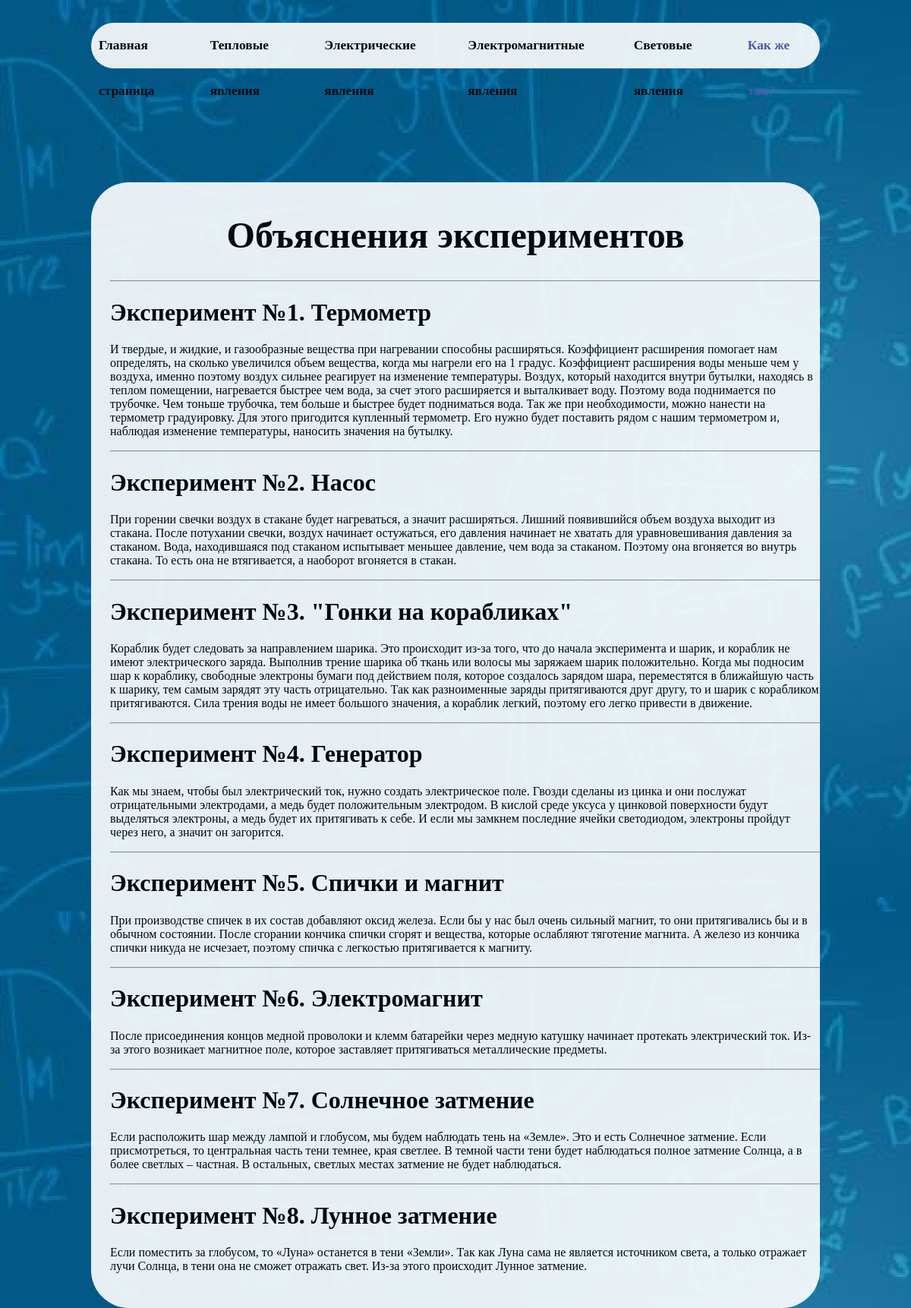
The page /how.php on the database its author committed.
### tables this page shows
CREATE TABLE IF NOT EXISTS `data` (
  `id` int NOT NULL AUTO_INCREMENT,
  `name` varchar(100) DEFAULT NULL,
  `video` varchar(512) DEFAULT NULL,
  `description` varchar(1222) DEFAULT NULL,
  `uses` varchar(512) DEFAULT NULL,
  `type` varchar(50) DEFAULT NULL,
  PRIMARY KEY (`id`)
);

### how.php (the view, shortened to what this page needs)
<!DOCTYPE html>
<html lang="en">
<head>
    <link rel="stylesheet" href="styles/styles.css">
</head>
<body>
<header class='header-container'>
    <nav class='header-nav'>
        <a href='/' class='header-nav-element'>Главная страница</a>
        <a href='/thermal' class='header-nav-element'>Тепловые явления</a>
        <a href='electric' class='header-nav-element'>Электрические явления</a>
        <a href='electromagnetic' class='header-nav-element'>Электромагнитные явления</a>
        <a href='light' class='header-nav-element'>Световые явления</a>
        <a href='how' class='header-nav-element' style="color: rgb(87, 87, 177);">Как же так?</a>
    </nav>
</header>
<main>
    <h1 class='main-title'>Объяснения экспериментов</h1>
    <?php
    $con = mysqli_connect("localhost", "root", "", "DB");
    mysqli_set_charset($con, "utf8");
    if ($con == false) {
        echo ("Ошибка подключения: " . mysqli_connect_error());
    }
    else {
        $sql = "SELECT id, name, description FROM data";
        $result = mysqli_query($con, $sql);
        $rows = mysqli_fetch_all($result, MYSQLI_ASSOC);
        foreach ($rows as $row) {
            echo (
            "<div class='experiment'>
                        <hr>
                        <h1>Эксперимент №{$row['id']}.  {$row['name']}</h1>
                        <p>{$row['description']}</p>
                    </div>"
            );
        }
    }
    ?>
</main>
</body>
</html>

### styles/styles.css (style rules this page uses)
body { margin: 0; background: url('../images/background.jpg'); opacity: 0.9; }
.header-nav { display: flex; }
.header-nav-element { padding: 0 10px 0 10px; font-weight: 600; font-size: 13pt; text-decoration: none; color: black; }
header { margin: 30px auto 0 auto; line-height: 15px; width: 80%; }
.main-title { text-align: center; font-size: 36pt; }
main { width: 80%; margin: 150px auto 0 auto; background-color: white; border-radius: 50px; padding: 10px 0 30px 0; }
.header-container { display: flex; height: 60px; line-height: 60px; border-radius: 50px; background-color: white; justify-content: center; }
.experiment { margin-left: 25px; }

### rows shown on the page
data: id "1", name "Термометр", description "И твердые, и жидкие, и газообразные вещества при нагревании способны расширяться. Коэффициент расширения помогает нам определять, на сколько увеличился объем вещества, когда мы нагрели его на 1 градус. Коэффициент расширения воды меньше чем у воздуха, именно поэтому воздух сильнее реагирует на изменение температуры. Воздух, который находится внутри бутылки, находясь в теплом помещении, нагревается быстрее чем вода, за счет этого расширяется и выталкивает воду. Поэтому вода поднимается по трубочке. Чем тоньше трубочка, тем больше и быстрее будет подниматься вода. Так же при необходимости, можно нанести на термометр градуировку. Для этого пригодится купленный термометр. Его нужно будет…"
data: id "2", name "Насос", description "При горении свечки воздух в стакане будет нагреваться, а значит расширяться. Лишний появившийся объем воздуха выходит из стакана. После потухании свечки, воздух начинает остужаться, его давления начинает не хватать для уравновешивания давления за стаканом. Вода, находившаяся под стаканом испытывает меньшее давление, чем вода за стаканом. Поэтому она вгоняется во внутрь стакана. То есть она не втягивается, а наоборот вгоняется в стакан."
data: id "3", name "\"Гонки на корабликах\"", description "Кораблик будет следовать за направлением шарика. Это происходит из-за того, что до начала эксперимента и шарик, и кораблик не имеют электрического заряда. Выполнив трение шарика об ткань или волосы мы заряжаем шарик положительно. Когда мы подносим шар к кораблику, свободные электроны бумаги под действием поля, которое создалось зарядом шара, переместятся в ближайшую часть к шарику, тем самым зарядят эту часть отрицательно. Так как разноименные заряды притягиваются друг другу, то и шарик с корабликом притягиваются. Сила трения воды не имеет большого значения, а кораблик легкий, поэтому его легко привести в движение."
data: id "4", name "Генератор", description "Как мы знаем, чтобы был электрический ток, нужно создать электрическое поле. Гвозди сделаны из цинка и они послужат отрицательными электродами, а медь будет положительным электродом. В кислой среде уксуса у цинковой поверхности будут выделяться электроны, а медь будет их притягивать к себе. И если мы замкнем последние ячейки светодиодом, электроны пройдут через него, а значит он загорится."
data: id "5", name "Спички и магнит", description "При производстве спичек в их состав добавляют оксид железа. Если бы у нас был очень сильный магнит, то они притягивались бы и в обычном состоянии. После сгорании кончика спички сгорят и вещества, которые ослабляют тяготение магнита. А железо из кончика спички никуда не исчезает, поэтому спичка с легкостью притягивается к магниту."
data: id "6", name "Электромагнит", description "После присоединения концов медной проволоки и клемм батарейки через медную катушку начинает протекать электрический ток. Из-за этого возникает магнитное поле, которое заставляет притягиваться металлические предметы."
data: id "7", name "Солнечное затмение", description "Если расположить шар между лампой и глобусом, мы будем наблюдать тень на «Земле». Это и есть Солнечное затмение. Если присмотреться, то центральная часть тени темнее, края светлее. В темной части тени будет наблюдаться полное затмение Солнца, а в более светлых – частная. В остальных, светлых местах затмение не будет наблюдаться."
data: id "8", name "Лунное затмение", description "Если поместить за глобусом, то «Луна» останется в тени «Земли». Так как Луна сама не является источником света, а только отражает лучи Солнца, в тени она не сможет отражать свет. Из-за этого происходит Лунное затмение."
